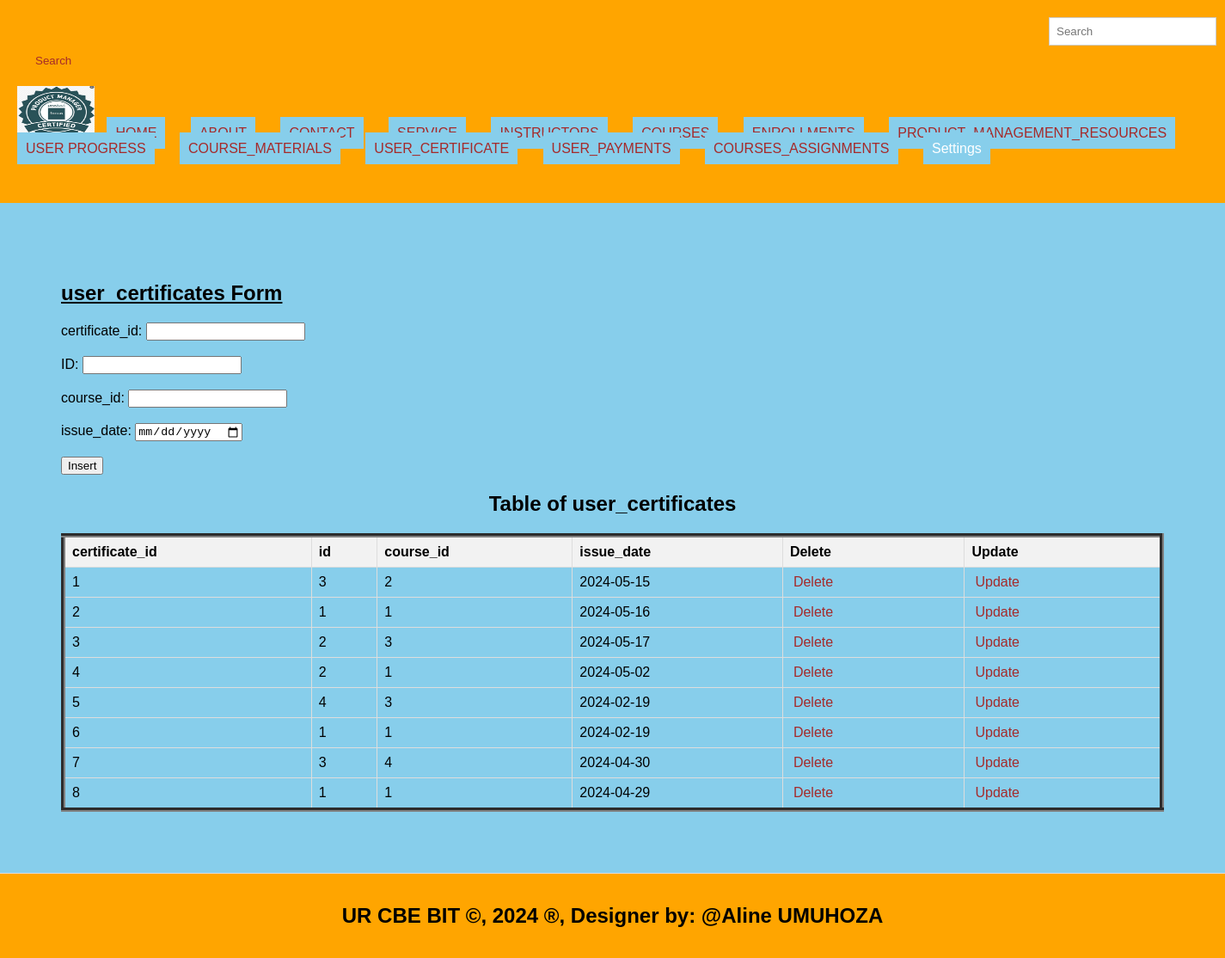
The page /user_certificates.php on the database its author committed.
### tables this page shows
CREATE TABLE `user_certificates` (
  `certificate_id` int(11) NOT NULL,
  `id` int(11) DEFAULT NULL,
  `course_id` int(11) DEFAULT NULL,
  `issue_date` date NOT NULL DEFAULT curdate()
);

### user_certificates.php (the view, shortened to what this page needs)
<!DOCTYPE html>
<html lang="en">
<head>
  <link rel="stylesheet" type="text/css" href="style.css" title="style 1" media="screen, tv, projection, handheld, print"/>
  </head>
  <header>
<body bgcolor="skyblue">
  <form class="d-flex" role="search" action="search.php">
      <input class="form-control me-2" type="search" placeholder="Search" aria-label="Search" name="query">
      <button class="btn btn-outline-success" type="submit">Search</button>
    </form>
  <ul style="list-style-type: none; padding: 0;">
    <li style="display: inline; margin-right: 10px;">
    <img src="./images/LOGO.png" width="90" height="60" alt="Logo">
  </li>
    <li style="display: inline; margin-right: 10px;"><a href="./home.html">HOME</a>
  </li>
    <li style="display: inline; margin-right: 10px;"><a href="./about.html">ABOUT</a>
  </li>
    <li style="display: inline; margin-right: 10px;"><a href="./contact.html">CONTACT</a>
  </li>
    <li style="display: inline; margin-right: 10px;"><a href="./Service.html">SERVICE</a>
  </li>
    <li style="display: inline; margin-right: 10px;"><a href="./instructors.php">INSTRUCTORS</a>
  </li>
    <li style="display: inline; margin-right: 10px;"><a href="./courses.php">COURSES</a>
  </li>
    <li style="display: inline; margin-right: 10px;"><a href="./enrollments.php">ENROLLMENTS</a>
  </li>
    <li style="display: inline; margin-right: 10px;"><a href="./product_management_resources.php">PRODUCT_MANAGEMENT_RESOURCES</a>
  </li>
    <li style="display: inline; margin-right: 10px;"><a href="./user_progress.php">USER PROGRESS</a>
  </li>
    <li style="display: inline; margin-right: 10px;"><a href="./course_materials.php">COURSE_MATERIALS</a>
  </li>
    <li style="display: inline; margin-right: 10px;"><a href="./user_certificates.php">USER_CERTIFICATE</a>
  </li>
  <li style="display: inline; margin-right: 10px;"><a href="./user_payments.php">USER_PAYMENTS</a>
  </li>
  <li style="display: inline; margin-right: 10px;"><a href="./course_assignments.php">COURSES_ASSIGNMENTS</a>
  </li>
    <li class="dropdown" style="display: inline; margin-right: 10px;">
      <a href="#" style="padding: 10px; color: white; background-color: skyblue; text-decoration: none; margin-right: 15px;">Settings</a>
    </li><br><br>
  </ul>
</header>
<section>
    <h1><u> user_certificates Form </u></h1>
    <form method="post" onsubmit="return confirmInsert();">
        <label for="ceid">certificate_id:</label>
        <input type="number" id="ceid" name="ceid"><br><br>
        <label for="uid">ID:</label>
        <input type="number" id="uid" name="uid"><br><br>
        <label for="cid">course_id:</label>
        <input type="number" id="cid" name="cid" required><br><br>
        <label for=idt>issue_date:</label>
        <input type="date" id="idt" name="idt" required><br><br>
        <input type="submit" name="add" value="Insert">
    </form>
<!DOCTYPE html>
<html>
<head>
</head>
<body>
    <center><h2>Table of user_certificates</h2></center>
    <table border="5">
        <tr>
            <th>certificate_id</th>
            <th>id</th>
            <th>course_id</th>
            <th>issue_date</th>
            <th>Delete</th>
            <th>Update</th>
        </tr>
        <?php
      include('database_connection.php');
        $sql = "SELECT * FROM user_certificates";
        $result = $connection->query($sql);
        if ($result->num_rows > 0) {
            while ($row = $result->fetch_assoc()) {
                $ceid = $row['certificate_id'];
                echo "<tr>
                    <td>" . $row['certificate_id'] . "</td>
                    <td>" . $row['id'] . "</td>
                    <td>" . $row['course_id'] . "</td>
                    <td>" . $row['issue_date'] . "</td>
                    <td><a style='padding:4px' href='delete_user_certificates.php?certificate_id=$ceid'>Delete</a></td>
                    <td><a style='padding:4px' href='update_user_certificates.php?certificate_id=$ceid'>Update</a></td>
                </tr>";
            }
        } else {
            echo "<tr><td colspan='6'>No data found</td></tr>";
        }
        ?>
    </table>
</body>
    </section>
<footer>
  <center>
    <marquee behavior='alternate'>
    <b><h2>UR CBE BIT &copy, 2024 &reg, Designer by: @Aline UMUHOZA</h2></b>
  </marquee>
  </center>
</footer>
</body>
</html>

### style.css (style rules this page uses)
body { font-family: Arial, sans-serif; margin: 0; padding: 0; }
.form-control { padding: 8px; margin-left: 4px; border: 1px solid #ccc; }
.btn { padding: 6px; background-color: orange; color: brown; border: none; }
.dropdown { position: relative; display: inline; margin-right: 10px; }
body { font-family: Arial,sans-serif; margin:0; padding:0; }
header { background-color:skyblue; padding: 20px; }
.dropdown { position: right; display:right; direction:rtl; }
section { padding:28px; border-bottom: 1px solid #ddd; }
footer { text-align: center; padding: 15px; background-color:skyblue; }

### user_certificates.php (style rules this page uses)
a { padding: 10px; color: white; background-color: skyblue; text-decoration: none; margin-right: 15px; }
a:link { color: brown; }
button.btn { margin-left: 15px; margin-top: 4px; }
input.form-control { margin-left: 1200px; padding: 8px; }
header { background-color:orange; }
section { padding:71px; border-bottom: 1px solid #ddd; }
footer { text-align: center; padding: 15px; background-color:orange; }
table { width: 100%; border-collapse: collapse; }
th, td { border: 1px solid #ddd; padding: 8px; text-align: left; }
th { background-color: #f2f2f2; }

### rows shown on the page
user_certificates: certificate_id "1", id "3", course "2", issue_date "2024-05-15"
user_certificates: certificate_id "2", id "1", course "1", issue_date "2024-05-16"
user_certificates: certificate_id "3", id "2", course "3", issue_date "2024-05-17"
user_certificates: certificate_id "4", id "2", course "1", issue_date "2024-05-02"
user_certificates: certificate_id "5", id "4", course "3", issue_date "2024-02-19"
user_certificates: certificate_id "6", id "1", course "1", issue_date "2024-02-19"
user_certificates: certificate_id "7", id "3", course "4", issue_date "2024-04-30"
user_certificates: certificate_id "8", id "1", course "1", issue_date "2024-04-29"
